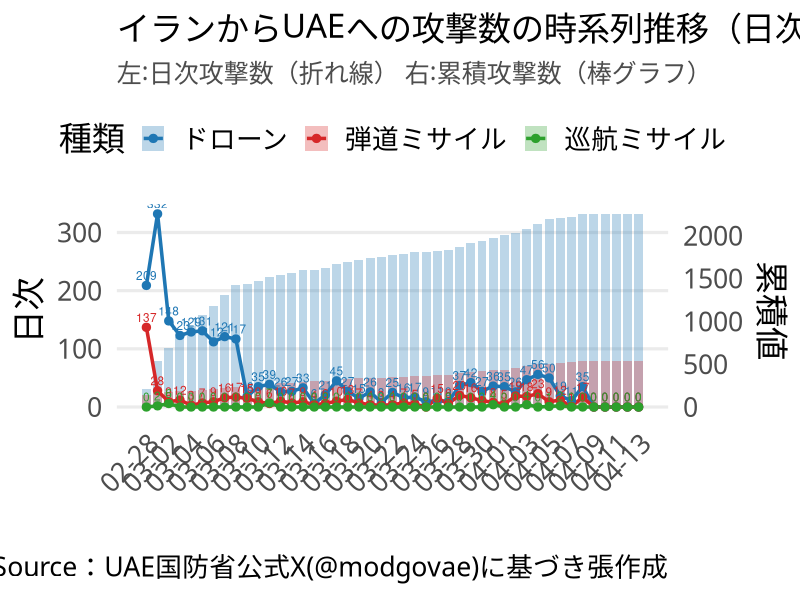
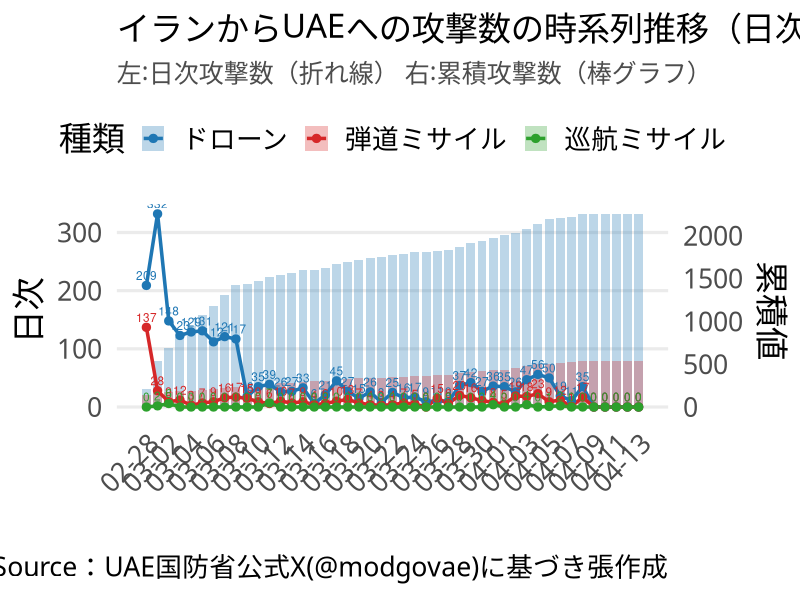

These charts were generated, in order, by the following R code:
# Working directoryを適宜設定すること
# setwd("~/Dropbox/Projects/Iran")

library(ggplot2)
library(dplyr)
library(tidyr)
library(scales)

# csv読み込む
data <- read.csv("iran.csv")
data$date <- as.Date(data$date)

# long形式のデータにする(日次・累積)
daily <- data %>%
  select(date, uav_daily, ballistic_daily, cruise_daily) %>%
  pivot_longer(-date, names_to = "type", values_to = "daily")

cum <- data %>%
  select(date, uav_cum, ballistic_cum, cruise_cum) %>%
  pivot_longer(-date, names_to = "type", values_to = "cum")

# 日本語
daily$type <- recode(daily$type,
                     uav_daily = "ドローン",
                     ballistic_daily = "弾道ミサイル",
                     cruise_daily = "巡航ミサイル")

cum$type <- recode(cum$type,
                   uav_cum = "ドローン",
                   ballistic_cum = "弾道ミサイル",
                   cruise_cum = "巡航ミサイル")

# 日次・累積データの結合
plot_data <- left_join(daily, cum, by = c("date", "type"))

# スケール因子（2軸のスケール調整）
scale_factor <- max(plot_data$cum) / max(plot_data$daily)

# 作図
p <- ggplot(plot_data, aes(x = date)) +
  
  # 累積（棒グラフ，右）
  geom_col(aes(y = cum / scale_factor, fill = type),
           alpha = 0.3,
           width = 0.8,
           position = "identity") +
  
  # 日次（折れ線，左）
  geom_line(aes(y = daily, color = type),
            linewidth = 1.2) +
  
  geom_point(aes(y = daily, color = type),
             size = 2.5) +
  
  geom_text(
    aes(y = daily, label = daily, color = type),
    vjust = -0.6,
    size = 3,
    show.legend = FALSE
  ) +
  
  # 2軸のラベル
  scale_y_continuous(
    name = "日次",
    labels = comma,
    sec.axis = sec_axis(~ . * scale_factor, name = "累積値")
  ) +
  
  scale_x_date(
    breaks = seq(
      as.Date("2026-02-28"),
      max(plot_data$date),
      by = "2 day"
    ),
    date_labels = "%m-%d"
  ) +

  
  scale_color_manual(values = c(
    "ドローン" = "#1f77b4",
    "弾道ミサイル" = "#d62728",
    "巡航ミサイル" = "#2ca02c"
  )) +
  
  scale_fill_manual(values = c(
    "ドローン" = "#1f77b4",
    "弾道ミサイル" = "#d62728",
    "巡航ミサイル" = "#2ca02c"
  )) +
  
  labs(
    title = "イランからUAEへの攻撃数の時系列推移（日次・累積）",
    subtitle = "左:日次攻撃数（折れ線） 右:累積攻撃数（棒グラフ）",
    x = "",
    color = "種類",
    fill = "種類",
    caption = "Source：UAE国防省公式X(@modgovae)に基づき張作成"
  ) +
  
  # 日本語
  theme_minimal(base_size = 24, base_family = "Hiragino Sans W4") +
  theme(
    plot.title = element_text(size = 24),
    plot.subtitle = element_text(size = 18, color = "gray30"),
    axis.text.x = element_text(angle = 45, hjust = 1),
    legend.position = "top",
    panel.grid.minor = element_blank(),
    panel.grid.major.x = element_blank()
  )

print(p)

ggsave(
  filename = "iran_attacks.png",
  plot = p,
  width = 12,
  height = 9,
  dpi = 600,
  bg = "white"
)
